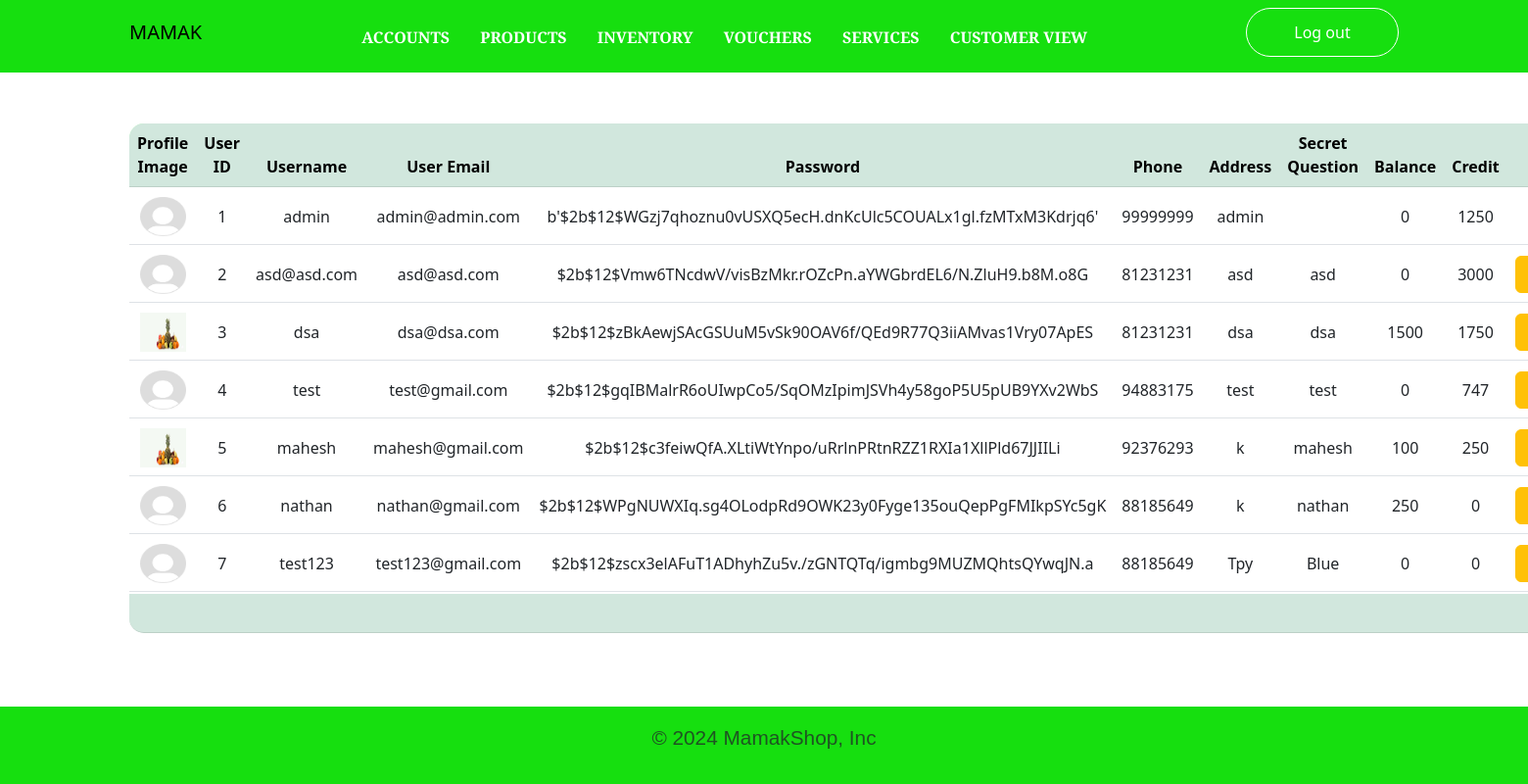
The app's page /accountAdmin (signed in) with its own data.
### Src/models.py (models this page shows, shortened)
class User(db.Model, UserMixin):
    id = db.Column(db.Integer, primary_key=True)
    username = db.Column(db.String(20), unique=True, nullable=False)
    email = db.Column(db.String(120), unique=True, nullable=False)
    image_file = db.Column(db.String(20), nullable=False,
                           default='default.jpg')
    password = db.Column(db.String(60), nullable=False)
    phone = db.Column(db.String(8), nullable=False)
    address = db.Column(db.String(80), nullable=False)
    secretQn = db.Column(db.String(80), nullable=False)
    isAdmin = db.Column(db.Boolean, nullable=False, default=False)
    balance = db.Column(db.Integer(), nullable=False, default=0)
    credit = db.Column(db.Integer(), nullable=False, default=0)
    carts = db.relationship('Cart', backref='user', lazy=True)
    redeemedvouchers = db.relationship('RedeemedVouchers', backref='user', lazy=True)

### Src/routes.py (the view)
@app.route('/accountAdmin')
@login_required
def accountadmin():
    if current_user.is_authenticated and current_user.isAdmin == True:
        user_list = []
        users = User.query.all()
        for user in users:
            user_list.append(user)
        return render_template('accountAdmin.html', adminStat=True, user_list=user_list)
    else:
        return redirect(url_for('login'))

### Src/models.py (called while the page is built)
@login_manager.user_loader
def load_user(user_id):
    return User.query.get(int(user_id))

### Src/templates/accountAdmin.html (shortened to what this page needs)
{% extends "base.html" %}
{% block content %}
<div class="container">
    <table class="table table-hover">
        <thead class="table-success">
            <tr>
                <th scope="col" class="topleft">Profile Image</th>
                <th scope="col">User ID</th>
                <th scope="col">Username</th>
                <th scope="col">User Email</th>
                <th scope="col" colspan="2">Password</th>
                <th scope="col">Phone</th>
                <th scope="col">Address</th>
                <th scope="col">Secret Question</th>
                <th scope="col">Balance</th>
                <th scope="col">Credit</th>
                <th scope="col" class="topright" colspan="2">Action</th>
            </tr>
        </thead>
        <tbody>
            {% for user in user_list %}
            <tr>
                <td><img src="{{ url_for('static', filename='images/' + user.image_file )}}" alt="Logo"
                        style="height:5vh; width: 3vw;"></td>
                <td>{{ user.id }}</td>
                <td>{{ user.username }}</td>
                <td>{{ user.email }}</td>
                <td colspan="2">{{ user.password }}</td>
                <td>{{ user.phone }}</td>
                <td>{{ user.address }}</td>
                <td>{{ user.secretQn }}</td>
                <td>{{ user.balance }}</td>
                <td>{{ user.credit }}</td>
                {% if user.email == 'admin@admin.com' %}
                <td></td>
                {% else %}
                <td><a href="/updateUser/{{user.id}}" class="btn btn-warning"></a></td>
                {% endif %}
            </tr>
            {% endfor %}
        </tbody>
        <tfoot class="table-success">
            <tr>
                <th class="bottomleft"></th>
                <th></th>
                <th></th>
                <th></th>
                <th></th>
                <th></th>
                <th></th>
                <th></th>
                <th colspan=5 class="bottomright"></th>
            </tr>
        </tfoot>
    </table>
</div>
{% endblock %}

### Src/static/css/style.css (style rules this page uses)
* { padding: 0; margin: 0; box-sizing: border-box; }
body { min-height: 100vh; display: flex; flex-direction: column; }
table { margin-top:50px; border-collapse: separate; border-spacing: 0 2px;; width: 100%; }
th, td { text-align: center; word-wrap: break-word; }
th { height:5vh; }
.topleft { border-top-left-radius: 15px; }
.topright { border-top-right-radius: 15px; }
.bottomleft { border-bottom-left-radius: 15px; }
.bottomright { border-bottom-right-radius: 15px; }
thead { background-color: rgb(185, 255, 189); }
tbody { background-color: rgb(242, 242, 242); }
td { vertical-align: middle; }
a { text-decoration: none; }

### records on screen
User: image_file (placeholder picture), id "1", username "admin", email "admin@admin.com", password "b'$2b$12$WGzj7qhoznu0vUSXQ5ecH.dnKcUlc5COUALx1gl.fzMTxM3Kdrjq6'", phone "99999999", address "admin", balance "0", credit "1250"
User: image_file (placeholder picture), id "2", username "asd@asd.com", email "asd@asd.com", password "$2b$12$Vmw6TNcdwV/visBzMkr.rOZcPn.aYWGbrdEL6/N.ZluH9.b8M.o8G", phone "81231231", address "asd", secretQn "asd", balance "0", credit "3000"
User: image_file (picture), id "3", username "dsa", email "dsa@dsa.com", password "$2b$12$zBkAewjSAcGSUuM5vSk90OAV6f/QEd9R77Q3iiAMvas1Vry07ApES", phone "81231231", address "dsa", secretQn "dsa", balance "1500", credit "1750"
User: image_file (placeholder picture), id "4", username "test", email "test@gmail.com", password "$2b$12$gqIBMalrR6oUIwpCo5/SqOMzIpimJSVh4y58goP5U5pUB9YXv2WbS", phone "94883175", address "test", secretQn "test", balance "0", credit "747"
User: image_file (picture), id "5", username "mahesh", email "mahesh@gmail.com", password "$2b$12$c3feiwQfA.XLtiWtYnpo/uRrlnPRtnRZZ1RXIa1XllPld67JJIILi", phone "92376293", address "k", secretQn "mahesh", balance "100", credit "250"
User: image_file (placeholder picture), id "6", username "nathan", email "nathan@gmail.com", password "$2b$12$WPgNUWXIq.sg4OLodpRd9OWK23y0Fyge135ouQepPgFMIkpSYc5gK", phone "88185649", address "k", secretQn "nathan", balance "250", credit "0"
User: image_file (placeholder picture), id "7", username "test123", email "test123@gmail.com", password "$2b$12$zscx3elAFuT1ADhyhZu5v./zGNTQTq/igmbg9MUZMQhtsQYwqJN.a", phone "88185649", address "Tpy", secretQn "Blue", balance "0", credit "0"
